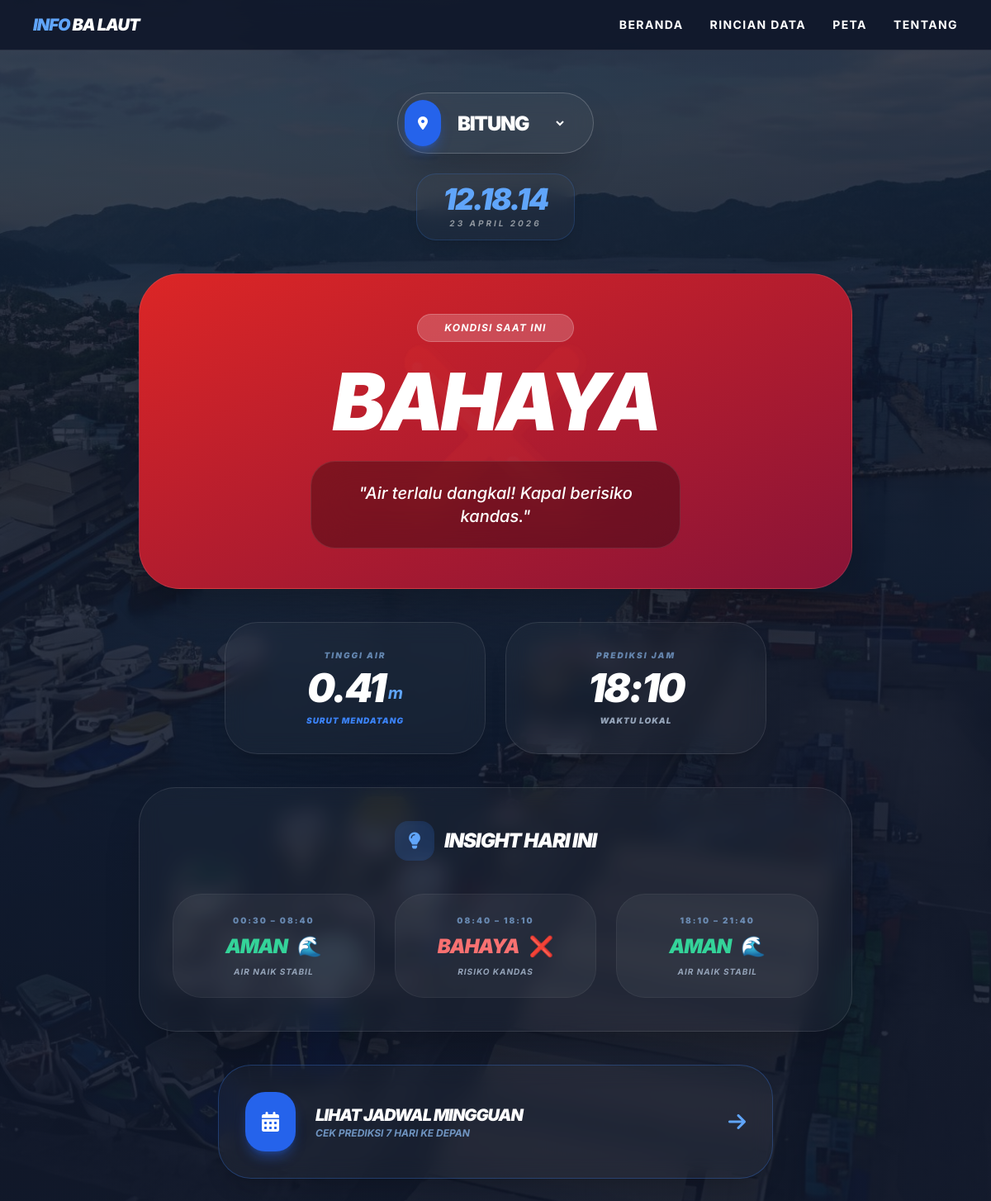
The page /?lokasi=Bitung on the database its author committed.
### app.py (models this page shows)
class JadwalPasut(db.Model):
    id = db.Column(db.Integer, primary_key=True)
    lokasi = db.Column(db.String(50))
    waktu = db.Column(db.DateTime)
    tinggi = db.Column(db.Float)
    jenis = db.Column(db.String(20))

### app.py (the view)
@app.route('/')
def index():
    lokasi_aktif = request.args.get('lokasi', 'Manado')
    daftar_kota = [k[0] for k in db.session.query(JadwalPasut.lokasi).distinct().all()]
    now = datetime.now()
    lokasi_detail = LOKASI_INFO.get(lokasi_aktif, LOKASI_INFO['Manado'])
    events_today = JadwalPasut.query.filter(
        JadwalPasut.lokasi == lokasi_aktif,
        db.func.date(JadwalPasut.waktu) == now.date()
    ).order_by(JadwalPasut.waktu.asc()).all()
    insights = generate_insights(events_today)
    data = JadwalPasut.query.filter(
        JadwalPasut.lokasi == lokasi_aktif,
        JadwalPasut.waktu >= now
    ).order_by(JadwalPasut.waktu.asc()).first()
    status, warna, icon, tips = get_rekomendasi(data.tinggi, data.jenis) if data else ("-", "from-slate-700 to-slate-900", "?", "-")
    return render_template('index.html',
                           data=data,
                           status=status,
                           warna=warna,
                           icon=icon,
                           tips=tips,
                           lokasi_aktif=lokasi_aktif,
                           daftar_kota=daftar_kota,
                           now=now,
                           insights=insights,
                           lokasi_detail=lokasi_detail)

### app.py (called while the page is built)
def get_rekomendasi(tinggi, jenis_next):
    if tinggi < 0.5:
        return "BAHAYA", "from-red-600 to-rose-900", "❌", "Air terlalu dangkal! Kapal berisiko kandas."
    elif tinggi >= 1.8 or jenis_next == 'Surut':
        msg = "Pasang tinggi (Arus Kuat)." if tinggi >= 1.8 else "Air menuju surut, tetap waspada."
        return "WASPADA", "from-amber-500 to-orange-700", "📉", msg
    else:
        return "AMAN", "from-emerald-500 to-teal-700", "🌊", "Air naik stabil. Kondisi terbaik melaut."

### templates/index.html (shortened to what this page needs)
{% extends "base.html" %}
{% block content %}
<div class="space-y-10">
    <div class="flex flex-col items-center gap-6">
        <div class="glass p-2 rounded-full flex items-center pr-8 w-fit mx-auto shadow-2xl border-white/20">
            <div class="bg-blue-600 p-4 rounded-full mr-4 shadow-lg shadow-blue-600/40 animate-pulse">
                <i class="fas fa-location-dot text-white"></i>
            </div>
            <form action="/" method="get">
                <select name="lokasi" onchange="this.form.submit()" class="bg-transparent border-none text-2xl font-black text-white focus:ring-0 cursor-pointer uppercase tracking-tighter">
                    {% for kota in daftar_kota %}
                    <option value="{{ kota }}" class="bg-slate-900" {% if kota == lokasi_aktif %}selected{% endif %}>{{ kota }}</option>
                    {% endfor %}
                </select>
            </form>
        </div>
        <div class="text-center glass px-8 py-3 rounded-3xl border-blue-500/20 shadow-lg backdrop-blur-md">
            <p id="realtime-clock" class="text-4xl font-black italic tracking-tighter text-blue-400 leading-none">00:00:00</p>
            <p class="text-[10px] font-bold opacity-50 uppercase tracking-[0.3em] mt-1 italic text-white">{{ now.strftime('%d %B %Y') }}</p>
        </div>
    </div>
    <div class="relative overflow-hidden rounded-[50px] shadow-2xl p-12 flex flex-col items-center justify-center text-center min-h-[350px] bg-gradient-to-br {{ warna }} border border-white/10 mx-auto max-w-5xl">
        <div class="relative z-10 space-y-6">
            <span class="bg-white/20 px-8 py-2 rounded-full text-xs font-bold uppercase tracking-widest border border-white/20 inline-block italic">Kondisi Saat Ini</span>
            <h2 class="text-6xl md:text-8xl font-black italic tracking-tighter leading-none uppercase">{{ status }}</h2>
            <div class="max-w-md mx-auto">
                <p class="text-lg md:text-xl font-medium leading-relaxed bg-black/30 p-6 rounded-[30px] backdrop-blur-xl border border-white/10 italic text-white">
                    "{{ tips }}"
                </p>
            </div>
        </div>
        <div class="absolute inset-0 flex items-center justify-center opacity-10 pointer-events-none text-[200px]">
            {{ icon }}
        </div>
    </div>
    <div class="grid grid-cols-2 gap-6 max-w-2xl mx-auto w-full px-2">
        <div class="glass p-8 rounded-[40px] border-white/10 flex flex-col items-center text-center hover-scale shadow-xl backdrop-blur-md text-white">
            <p class="text-blue-300 text-[10px] font-black uppercase tracking-[0.2em] mb-2 italic opacity-60">Tinggi Air</p>
            <div class="flex items-end gap-1">
                <p class="text-5xl font-black italic tracking-tighter">{{ data.tinggi if data else '0.0' }}</p>
                <p class="text-xl font-bold text-blue-400 mb-1 italic">m</p>
            </div>
            <p class="text-[10px] font-black uppercase text-blue-500 mt-2 tracking-widest uppercase italic">{{ data.jenis if data else '-' }} Mendatang</p>
        </div>
        <div class="glass p-8 rounded-[40px] border-white/10 flex flex-col items-center text-center hover-scale shadow-xl backdrop-blur-md text-white">
            <p class="text-blue-300 text-[10px] font-black uppercase tracking-[0.2em] mb-2 italic opacity-60">Prediksi Jam</p>
            <p class="text-5xl font-black italic tracking-tighter">{{ data.waktu.strftime('%H:%M') if data else '--:--' }}</p>
            <p class="text-[10px] font-black uppercase text-slate-400 mt-2 tracking-widest italic uppercase">Waktu Lokal</p>
        </div>
    </div>
    <div class="glass rounded-[45px] p-10 border border-white/10 w-full max-w-5xl mx-auto shadow-2xl backdrop-blur-md">
        <div class="flex items-center justify-center gap-3 mb-10">
            <div class="w-12 h-12 bg-blue-500/20 rounded-2xl flex items-center justify-center text-blue-400 shadow-inner">
                <i class="fas fa-lightbulb text-xl"></i>
            </div>
            <h3 class="text-2xl font-black italic uppercase tracking-tighter text-white">Insight Hari Ini</h3>
        </div>
        <div class="grid grid-cols-1 md:grid-cols-2 lg:grid-cols-3 gap-6">
            {% for insight in insights %}
            <div class="bg-white/5 p-6 rounded-[35px] border border-white/5 flex flex-col items-center text-center group hover:bg-white/10 transition-all hover-scale">
                <p class="text-blue-300 text-[10px] font-black uppercase tracking-[0.2em] mb-2 opacity-60">{{ insight.waktu }}</p>
                <div class="flex items-center gap-3 mb-2">
                    <span class="font-black italic text-2xl tracking-tighter {{ insight.color }}">{{ insight.status }}</span>
                    <span class="text-2xl">{{ insight.icon }}</span>
                </div>
                <p class="text-[10px] font-bold text-slate-400 uppercase tracking-widest leading-tight italic">{{ insight.desc }}</p>
            </div>
            {% else %}
            <div class="col-span-full text-center py-10 opacity-30 italic tracking-widest uppercase text-xs text-white">
                Analisis data belum tersedia
            </div>
            {% endfor %}
        </div>
    </div>
    <a href="/mingguan?lokasi={{ lokasi_aktif }}" class="glass p-8 rounded-[40px] border-blue-500/30 flex justify-between items-center group hover:bg-blue-600/20 transition-all shadow-xl hover-scale lg:max-w-2xl mx-auto backdrop-blur-md">
        <div class="flex items-center space-x-6">
            <div class="bg-blue-600 p-5 rounded-3xl shadow-lg shadow-blue-600/40">
                <i class="fas fa-calendar-alt text-2xl text-white"></i>
            </div>
            <div class="text-white">
                <p class="text-xl font-black italic uppercase tracking-tighter">LIHAT JADWAL MINGGUAN</p>
                <p class="text-xs text-blue-300 font-bold opacity-70 italic uppercase">Cek Prediksi 7 Hari Ke Depan</p>
            </div>
        </div>
        <i class="fas fa-arrow-right text-blue-400 group-hover:translate-x-2 transition-transform text-2xl"></i>
    </a>
</div>
{% endblock %}

### templates/base.html (style rules this page uses)
body { font-family: 'Inter', sans-serif; background: radial-gradient(circle at top right, #1e3a8a, #0f172a); background-attachment: fixed; min-height: 100vh; color: white; }
.glass { background: rgba(255, 255, 255, 0.03); backdrop-filter: blur(12px); border: 1px solid rgba(255, 255, 255, 0.1); }
.hover-scale { transition: all 0.3s ease; }

### rows shown on the page
JadwalPasut: tinggi "0.41", jenis "SURUT", waktu "18:10"

### other values the page prints
{{ now.strftime('%d %B %Y') }} "23 APRIL 2026"
{{ status }} "BAHAYA"
{{ tips }} "Air terlalu dangkal! Kapal berisiko kandas."
{{ icon }} "❌"
{{ insight.waktu }} "00:30 – 08:40" "08:40 – 18:10" "18:10 – 21:40"
{{ insight.status }} "AMAN" "BAHAYA" "AMAN"
{{ insight.icon }} "🌊" "❌" "🌊"
{{ insight.desc }} "AIR NAIK STABIL" "RISIKO KANDAS" "AIR NAIK STABIL"
form field lokasi "Bitung"
